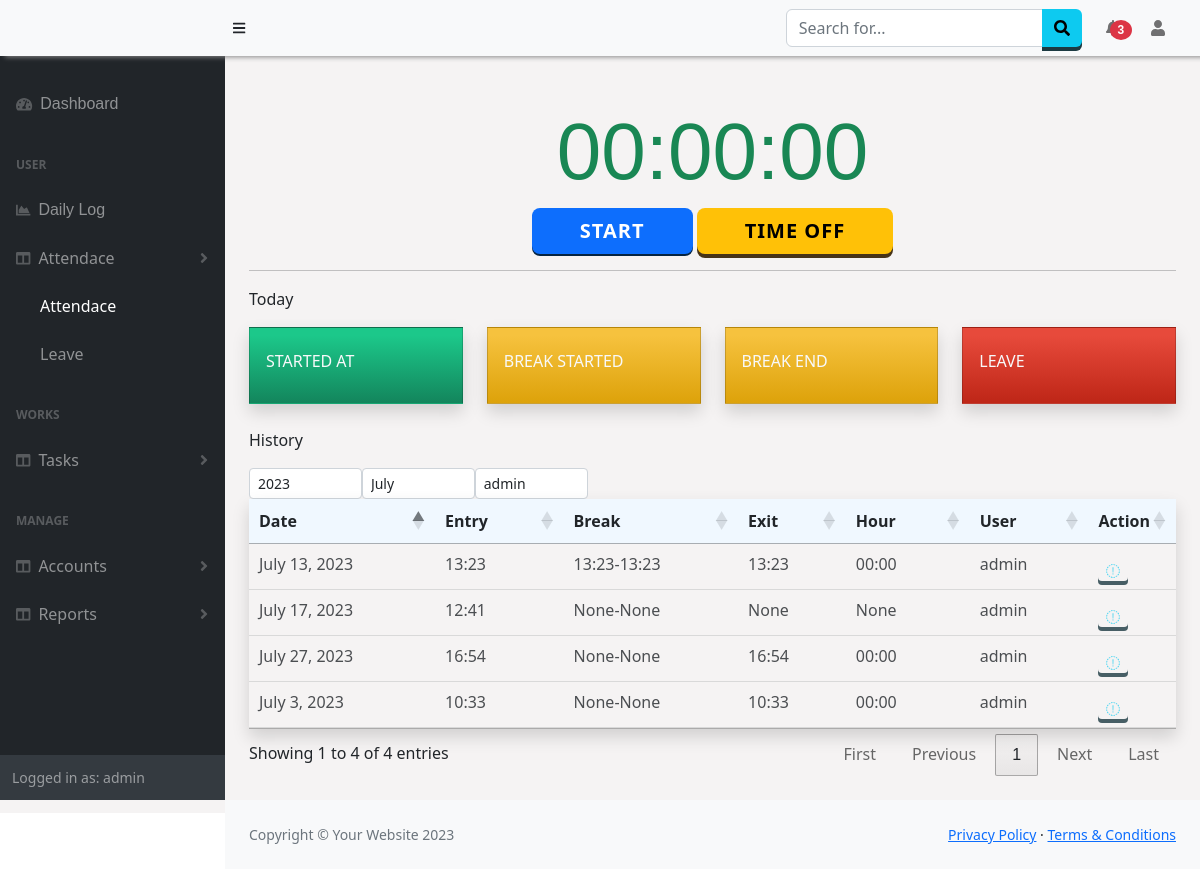
The app's page /Attendance/Details (signed in) with its own data.
### Attendance/models.py (models this page shows)
class Attendance(models.Model):
    date = models.DateField(auto_now_add=True,null=True)
    day = models.CharField(max_length=50,null=True)
    user = models.ForeignKey(User, null=True, on_delete= models.SET_NULL)
    entry = models.CharField(max_length=50)
    lbreak1 = models.CharField(max_length=50,null=True)
    lbreak2 = models.CharField(max_length=50,null=True)
    exit = models.CharField(max_length=50, null=True)
    hour = models.CharField(max_length=50, null=True)
    type = models.CharField(max_length=50,null=True,default=None)
    start_location = models.CharField(max_length=500, null=True)
    stop_location = models.CharField(max_length=500, null=True)

### Attendance/views.py (the view)
# urls.py: path('Details', views.attendance, name='attendance'),
def attendance(request):
    if request.user.is_authenticated:
        comp = request.session['comp']
        user = Employees.objects.filter(company=comp).values('user')
        allusers =User.objects.filter(pk__in=user).values('id','username')
        btnTrack=TrackAttendance.objects.get(user=request.user)
        attenType = userDetails.objects.get(user=request.user)
        date = datetime.date.today()
        if request.user.is_superuser:
            result = Attendance.objects.filter(date__year=date.year,date__month =date.month,user=request.user) # 1=january
        else:
            result = Attendance.objects.filter(date__year=date.year,date__month =date.month, user=request.user)
        gettoday = Attendance.objects.filter(user=request.user,date=date)
        if gettoday.first() != None:
            today = gettoday.first()
        else :
            today = "None"
        data = {
            'result': result,
            'users' :allusers,
            'btn' :btnTrack,
            'attendanceType':attenType,
            'today':today
        }
        return render(request, 'Attendance/attendance.html',data)
    else:
        return HttpResponseRedirect(reverse('login'))

### Attendance/templates/Attendance/attendance.html (shortened to what this page needs)
{% extends "base.html" %}
{% block content %}
<div class="">
  <div class="mt-4">
    <h1 class="display-1 text-success"><span id="trackTime">00:00:00</span></h1>
    <div class="text-center">
      <button name="start1" class="btn btn-lg btn-primary ps-5 pe-5" style="display:{% if btn.btn1 == True or today.exit != None %}none;{% elif btn.btn1 == False  %}; {% endif %}" onclick="make_attendance('start',{{today.exit}})" id="btnstart">Start</button>
      <button name="stop" class="btn btn-lg btn-warning ps-5 pe-5" style="display:{% if btn.btn2 == True or today.lbreak1 != None or today.exit != None %}none;{% elif btn.btn2 == False %}; {% endif %}" onclick="make_attendance('break')" id="btnbreak1">Time Off</button>
    </div>
  </div>
  <hr>
  <div class="row">
    <p>Today</p>
    <div class="col-xl-3 col-md-6 mb-8 ">
      <div class="card border-left shadow h-100 py-2 bg-gradient-success text-light rounded-0">
          <div class="card-body">
              <div class="row no-gutters align-items-center">
                  <div class="col mr-2">
                      <div class="text-xs font-weight-bold text-uppercase mb-1">
                          <h6>Started At</h6></div>
                  </div>
              </div>
          </div>
      </div>
    </div>
    <div class="col-xl-3 col-md-6 mb-8">
      <div class="card border-left shadow h-100 py-2 bg-gradient-warning text-light rounded-0">
          <div class="card-body">
              <div class="row no-gutters align-items-center">
                  <div class="col mr-2">
                      <div class="text-xs font-weight-bold text-uppercase mb-1">
                          <h6>Break Started</h6></div>
                  </div>
              </div>
          </div>
      </div>
    </div>
    <div class="col-xl-3 col-md-6 mb-8">
      <div class="card border-left shadow h-100 py-2 bg-gradient-warning text-light rounded-0">
          <div class="card-body">
              <div class="row no-gutters align-items-center">
                  <div class="col mr-2">
                      <div class="text-xs font-weight-bold text-uppercase mb-1">
                          <h6>Break End</div>
                  </div>
              </div>
          </div>
      </div>
    </div>
    <div class="col-xl-3 col-md-6 mb-8">
      <div class="card border-left shadow h-100 py-2 bg-gradient-danger text-light rounded-0">
          <div class="card-body">
              <div class="row no-gutters align-items-center">
                  <div class="col mr-2">
                      <div class="text-xs font-weight-bold text-uppercase mb-1">
                          <h6>Leave</div>
                  </div>
              </div>
          </div>
      </div>
    </div>
  </div>
  <div class="row mt-4">
    <p>History</p>
    <div class="text-right w-50">
    <select class="form-control form-control-sm w-25" id="year" style="float:left;" onchange="getMonthData()">
      <option value="2023">2023</option>
    </select>
      <select class="form-control form-control-sm col-xs-2 w-25" id="month" style="float:left;" onchange="getMonthData()">
        <option value="7">July</option>
      </select>
      {% if user.is_superuser or perms.Attendance.view_attendance %}
      <select class="form-control form-control-sm col-xs-2 w-25" id="user_s" style="float:left;" onchange="getMonthData()">
        <option value="{{user.id}}">{{user.username}}</option>
      </select>
      {% endif %}
    </div>
  </div>
  <div class="table-wrap table-responsive-sm">
      <table class="table table-hover  shadow " id="example" style="width:100%;">
        <thead id="thead">
          <tr>
            <th>Date</th>
            <th>Entry</th>
            <th>Break</th>
            <th>Exit</th>
            <th>Hour</th>
            {% if user.is_superuser %}<th>User</th><th style="width:1%;">Action</th>{% endif %}
          </tr>
        </thead>
        <tbody id="tbody">
          {% for n in result %}
          <tr><td>{{n.date}}</td><td>{{n.entry}}</td><td>{{n.lbreak1}}-{{n.lbreak2}}</td><td>{{n.exit}}</td><td>{{n.hour}}</td>
            {% if user.is_superuser %}
            <td>{{n.user.username}}</td>
            <td>
              <a onclick = "viewLocation({{n.id}})"  id="a_details" class="btn btn-info btn-sm bg-transparent p-2 border-0 pb-0"><i class="fas fa-sharp fa-solid fa-location-arrow text-info"></i></a>
            </td>
            {% endif %}
            </tr>
          {% endfor%}
        </tbody>
      </table>
    </div>
</div>
{% endblock %}

### templates/base.html (shortened to what this page needs)
<!DOCTYPE html>
<html lang="en">
    <head>
        <link href="https://cdn.jsdelivr.net/npm/simple-datatables@7.1.2/dist/style.min.css" rel="stylesheet" />
        <link href="https://cdn.datatables.net/1.13.5/css/jquery.dataTables.min.css" rel="stylesheet" />
        <link href="https://cdn.datatables.net/buttons/2.4.1/css/buttons.dataTables.min.css" rel="stylesheet" />
        <link href="/static/css/styles.css" rel="stylesheet" />
        <link href="/static/css/customSB.css" rel="stylesheet" />
    </head>
    <body class="sb-nav-fixed" >
        <nav class="sb-topnav navbar navbar-expand-sm navbar-light bg-light fixed-top" style=" box-shadow: 5px 1px 5px #888888;">
            <a class="navbar-brand ps-3 bg-light" href="{% url 'home' %}">{{request.session.company}}</a>
            <button class="btn btn-link btn-sm order-2 order-lg-0 me-4 me-lg-0" id="sidebarToggle" href="#!"><i class="fas fa-bars"></i></button>
            <form class="d-none d-md-inline-block form-inline ms-auto me-0 me-md-3 my-2 my-md-0">
                <div class="input-group">
                    <input class="form-control" type="text" placeholder="Search for..." aria-label="Search for..." aria-describedby="btnNavbarSearch" />
                    <button class="btn btn-info" id="btnNavbarSearch" type="button"><i class="fas fa-search"></i></button>
                </div>
            </form>
            <ul class="navbar-nav ms-auto ms-md-0 ">
                <li class="nav-item dropdown">
                    <a class="nav-link dropdown-toggle" id="navbarDropdown" href="#" role="button" data-bs-toggle="dropdown" aria-expanded="false"> <span class="badge badge-sm badge-danger badge-counter bg-danger rounded-circle " style="margin-left:-10px;">3</span></a>
                </li>
            </ul>
            <ul class="navbar-nav  ms-md-0 me-3 me-lg-4">
                <li class="nav-item dropdown">
                    <a class="nav-link dropdown-toggle" id="navbarDropdown" href="#" role="button" data-bs-toggle="dropdown" aria-expanded="false"><i class="fas fa-user fa-fw"></i></a>
                </li>
            </ul>
        </nav>
        <div id="layoutSidenav" style="background-color:rgb(245, 243, 243);">
            <div id="layoutSidenav_nav">
                <nav class="sb-sidenav accordion sb-sidenav-dark" id="sidenavAccordion" >
                    <div class="sb-sidenav-menu" >
                        <div class="nav">
                            <a class="nav-link mt-4" href="{% url 'home' %}">
                                <div class="sb-nav-link-icon"><i class="fas fa-tachometer-alt"></i></div>
                                <span style="{% if request.path == '/' %}color:white;{% endif %}">Dashboard<span>
                            </a>
                            <div class="sb-sidenav-menu-heading">User</div>
                            <a class="nav-link" href="{% url 'dailylog' %}">
                                <div class="sb-nav-link-icon"><i class="fas fa-chart-area"></i></div>
                                <span style="{% if request.path == '/Worklog/dailylog/' %}color:white;{% endif %}">Daily Log<span>
                            </a>
                            <a class="nav-link collapsed" href="#" data-bs-toggle="collapse" data-bs-target="#collapseAttendance" aria-expanded="false" aria-controls="collapseLayouts">
                                <div class="sb-nav-link-icon"><i class="fas fa-columns"></i></div>
                                Attendace
                                <div class="sb-sidenav-collapse-arrow"><i class="fas fa-angle-down"></i></div>
                            </a>
                            <div class="{% if request.path|slice:'12' != '/Attendance/' %}collapse{% endif %}" id="collapseAttendance" aria-labelledby="headingOne" data-bs-parent="#sidenavAccordion">
                                <nav class="sb-sidenav-menu-nested nav">
                                    <a class="nav-link" href="{% url 'attendance' %} "style="{% if request.path == '/Attendance/Details' %}color:white;{% endif %}">Attendace</a>
                                    <a class="nav-link" href="{% url 'leave' %}" style="{% if request.path == '/Attendance/Leaves' %}color:white;{% endif %}">Leave</a>
                                </nav>
                            </div>
                            <div class="sb-sidenav-menu-heading">Works</div>
                            <a class="nav-link collapsed" href="#" data-bs-toggle="collapse" data-bs-target="#collapseLayouts" aria-expanded="false" aria-controls="collapseLayouts">
                                <div class="sb-nav-link-icon"><i class="fas fa-columns"></i></div>
                                Tasks
                                <div class="sb-sidenav-collapse-arrow"><i class="fas fa-angle-down"></i></div>
                            </a>
                            <div class="sb-sidenav-menu-heading">Manage</div>
                            <a class="nav-link collapsed" href="#" data-bs-toggle="collapse" data-bs-target="#collapseDetails" aria-expanded="false" aria-controls="collapseLayouts">
                                <div class="sb-nav-link-icon"><i class="fas fa-columns"></i></div>
                                Accounts
                                <div class="sb-sidenav-collapse-arrow"><i class="fas fa-angle-down"></i></div>
                            </a>
                            <a class="nav-link collapsed" href="#" data-bs-toggle="collapse" data-bs-target="#collapseReports" aria-expanded="false" aria-controls="collapseLayouts">
                                <div class="sb-nav-link-icon"><i class="fas fa-columns"></i></div>
                                Reports
                                <div class="sb-sidenav-collapse-arrow"><i class="fas fa-angle-down"></i></div>
                            </a>
                        </div>
                    </div>
                    <div class="sb-sidenav-footer">
                        <div class="small">Logged in as: {{ user.username}}</div>
                    </div>
                </nav>
            </div>
            <div id="layoutSidenav_content" >
                <main class="p-4" >
                    {% block content %}
                {% endblock %}
                </main>
                <footer class="py-4 bg-light mt-auto">
                    <div class="container-fluid px-4">
                        <div class="d-flex align-items-center justify-content-between small">
                            <div class="text-muted">Copyright &copy; Your Website 2023</div>
                            <div>
                                <a href="#">Privacy Policy</a>
                                &middot;
                                <a href="#">Terms &amp; Conditions</a>
                            </div>
                        </div>
                    </div>
                </footer>
            </div>
        </div>
        <link href="https://cdnjs.cloudflare.com/ajax/libs/twitter-bootstrap/5.2.0/css/bootstrap.min.css" rel="stylesheet" type="text/css">
    </body>
</html>

### static/css/customSB.css (style rules this page uses)
.bg-gradient-success { background-color: #1cc88a; background-image: linear-gradient(180deg, #1cc88a 10%, #13855c 100%); background-size: cover; }
.bg-gradient-warning { background-color: #f6c23e; background-image: linear-gradient(180deg, #f6c23e 10%, #dda20a 100%); background-size: cover; }
.bg-gradient-danger { background-color: #e74a3b; background-image: linear-gradient(180deg, #e74a3b 10%, #be2617 100%); background-size: cover; }

### Attendance/templates/Attendance/attendance.html (style rules this page uses)
h1, h3, span { text-align: center; font-family: sans-serif; }
h1 span { padding: 5px; }

### templates/base.html (style rules this page uses)
.dropdown-toggle:after { display: none !important; }
thead { background-color:aliceblue !important; }
th { font-weight:600 !important; }
tbody tr { opacity:0.8; border-top:1px solid lightgray; border-bottom:1px solid lightgray; }
.navbar,.sb-sidenav { background-color:DodgerBlue important; }
.btn { outline: none; cursor: pointer; border: none !important; display: block; position: relative; font-size: 16px ; font-weight: 600 !important; color: #fff; text-transform: uppercase; letter-spacing: 1px; }
.btn-primary { background-color: #0275d8; box-shadow: 0 2px #052341; }
.btn-info { background-color: #5bc0de; box-shadow: 0 4px #1C3A42; }
.btn-warning { background-color: #f0ad4e; box-shadow: 0 4px #473317; }

### records on screen
Attendance: date "July 3, 2023", entry "10:33", lbreak1 "None", lbreak2 "None", exit "10:33", hour "00:00", user.username "admin"
Attendance: date "July 13, 2023", entry "13:23", lbreak1 "13:23", lbreak2 "13:23", exit "13:23", hour "00:00", user.username "admin"
Attendance: date "July 17, 2023", entry "12:41", lbreak1 "None", lbreak2 "None", exit "None", hour "None", user.username "admin"
Attendance: date "July 27, 2023", entry "16:54", lbreak1 "None", lbreak2 "None", exit "16:54", hour "00:00", user.username "admin"

### other values on screen
{{ user.username }} "admin"
